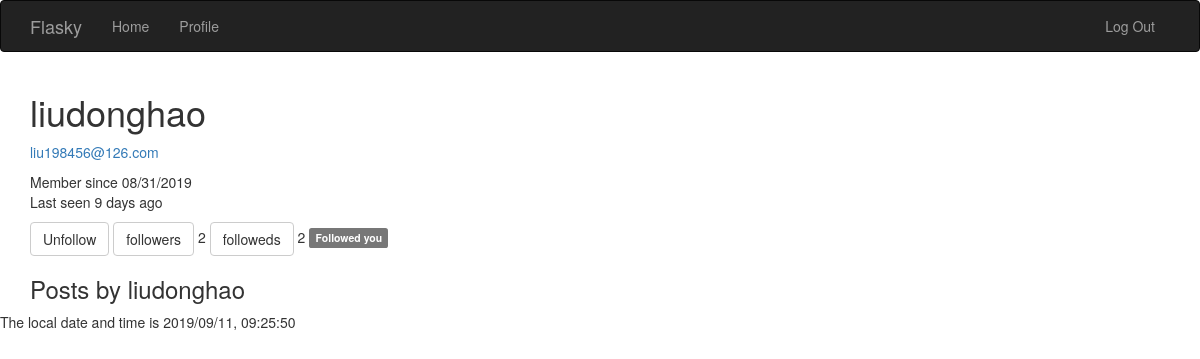
Page /user/liudonghao (signed in) on the committed database.
### app/models.py (models this page shows, shortened)
class User(UserMixin, db.Model):
    __tablename__ = 'users'
    id = db.Column(db.Integer, primary_key=True)
    username = db.Column(db.String(65), unique=True, index=True)
    email = db.Column(db.String(65), unique=True, index=True)
    password_hash = db.Column(db.String(128))
    confirmed = db.Column(db.Boolean, default=False)
    name = db.Column(db.String(65))
    location = db.Column(db.String(65))
    about_me = db.Column(db.Text())
    member_since = db.Column(db.DateTime(), default=datetime.utcnow)
    last_seen    = db.Column(db.DateTime(), default=datetime.utcnow)
    role_id = db.Column(db.Integer, db.ForeignKey('roles.id'))
    posts = db.relationship('Post', backref='author', lazy='dynamic')
    followed = db.relationship('Follow', foreign_keys=[Follow.follower_id], backref=db.backref('follower', lazy='joined'), lazy='dynamic', cascade='all, delete-orphan')
    followers = db.relationship('Follow', foreign_keys=[Follow.followed_id], backref=db.backref('followed', lazy='joined'), lazy='dynamic', cascade='all, delete-orphan')
    @property
    def password(self):
        raise AttributeError('password is not a reable attribute')
    def can(self, permissions):
        return self.role is not None and ((self.role.permissions & permissions) == permissions)
    def is_administrator(self):
        return self.can(RolePermissionCode.ADMINISTRATOR)
    def ping(self):
        self.last_seen = datetime.utcnow()
        db.session.add(self)
    def is_following(self, user):
        return self.followed.filter_by(followed_id=user.id).first() is not None

### app/main/views.py (the view)
@main.route('/user/<username>')
def user(username):
    user = User.query.filter_by(username=username).first_or_404()
    posts = user.posts.order_by(Post.timestamp.desc()).all()
    return render_template('user.html', user=user, posts=posts)

### app/auth/views.py (called while the page is built)
@auth.before_app_request
def before_request():
    if current_user.is_authenticated:
        current_user.ping()
        if not current_user.confirmed \
        and request.endpoint[:5] != 'auth.' \
        and request.endpoint != 'static' :
            return redirect(url_for('auth.unconfirmed'))

### app/main/__init__.py (called while the page is built)
@main.app_context_processor
def inject_permissions():
    return dict(Permission=Permission)

### app/models.py (called while the page is built)
@login_manager.user_loader
def load_user(user_id):
    return User.query.get(int(user_id))

### app/templates/user.html (shortened to what this page needs)
{% extends 'base.html' %}
{% block page_content %}
<div class="page-head">
	<h1>{{ user.username }}</h1>
	{% if user.is_administrator() %}
	<p>
		<a href="mailto:{{ user.email }}">{{ user.email }}</a>
	</p>
	{% endif %}
	<p>
		Member since {{ moment(user.member_since).format('L') }}
		Last seen {{ moment(user.last_seen).fromNow() }}
	</p>
	<p>
	{% if current_user.is_following(user) %}
		<a class="btn btn-default" href="{{ url_for('.unfollow', username=user.username) }}">Unfollow</a>
	{% else %}
		<a class="btn btn-primary" href="{{ url_for('.follow', username=user.username) }}">Follow</a>
	{% endif %}
		<a class="btn btn-default" href="{{ url_for('.followers', username=user.username) }}">followers</a>  {{ user.followers.count() }}
		<a class="btn btn-default" href="{{ url_for('.followeds', username=user.username) }}">followeds</a>  {{ user.followed.count() }}
	{% if user.is_following(current_user) %}
		<span class="label label-default">Followed you</span>
	{% endif %}
	<h3>Posts by {{ user.username }}</h3>
</div>
{% endblock %}

### rows in the picture
User: username "liudonghao", email "liu198456@126.com", member_since "08/31/2019", last_seen "9 days ago"

### other values in the picture
{{ user.followers.count() }} "2"
{{ user.followed.count() }} "2"
{{ moment().format('YYYY/MM/DD, HH:mm:ss',refresh=True) }} "2019/09/11, 09:25:50"
